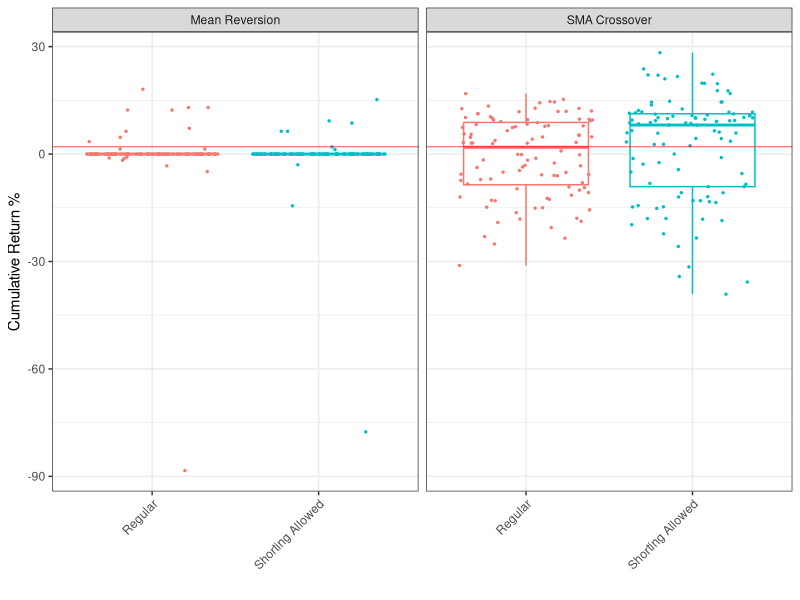
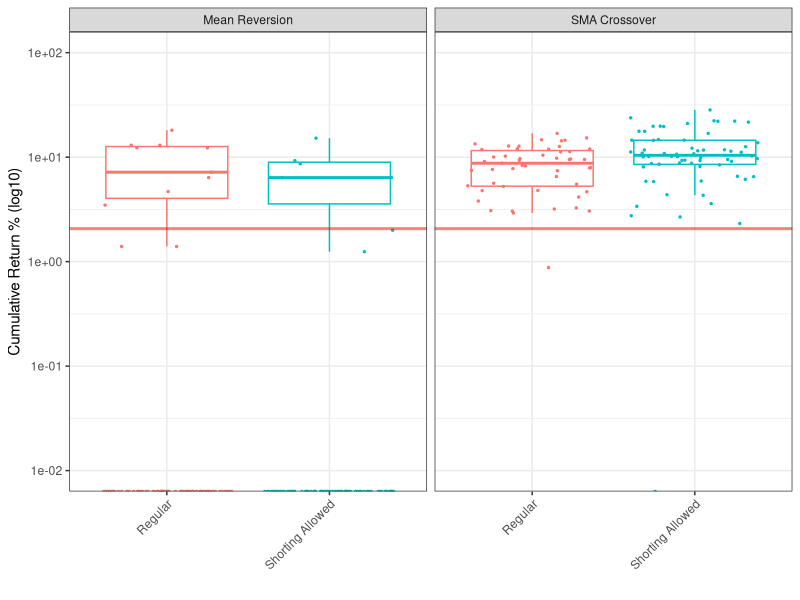
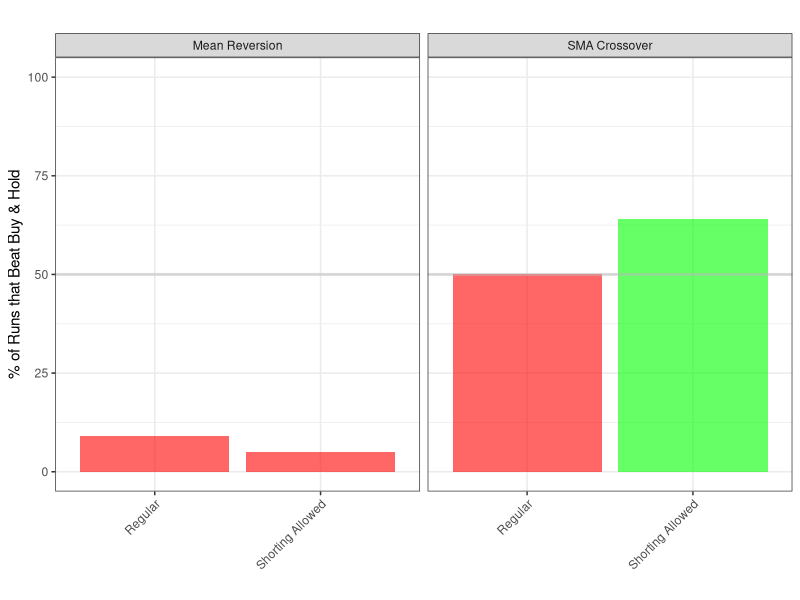
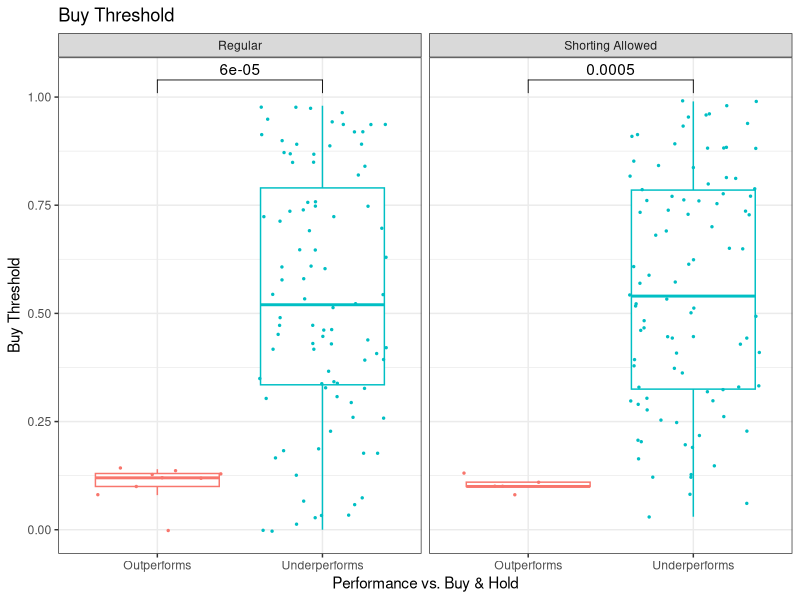

Recreate these plots in R, in order. (Note: this script raises an error after producing the figures.)
## ---- chunk 1
library(tidyverse)
library(magrittr)
## ---- chunk 2
df1 <- read_csv("run_output/mean_reversion_no_shorting_2023-08-22.csv")
df1$strategy <- "Mean Reversion"
df1$shorting <- FALSE

df2 <- read_csv("run_output/mean_reversion_shorting_2023-08-22.csv")
df2$strategy <- "Mean Reversion"
df2$shorting <- TRUE

df3 <- read_csv("run_output/simple_moving_average_crossover_no_shorting_2023-08-22.csv")
df3$strategy <- "SMA Crossover"
df3$shorting <- FALSE

df4 <- read_csv("run_output/simple_moving_average_crossover_shorting_2023-08-22.csv")
df4$strategy <- "SMA Crossover"
df4$shorting <- TRUE


#combine all datasets
all_data <- df1 %>% full_join(df2) %>% full_join(df3) %>% full_join(df4)
all_data
## ---- chunk 3
all_data %<>% mutate(shorting_label = case_when(
  shorting %in% c(FALSE) ~ "Regular",
  shorting %in% c(TRUE) ~ "Shorting"
)) %>% mutate(run_type = paste0(strategy, "_", shorting_label)) %>% select(-shorting_label)
## ---- chunk 4
all_data %<>% select(-`...1`)
## ---- chunk 5
all_data %>% filter(cumulative_return > cumulative_baseline_return)
## ---- chunk 6
all_data %>% filter(cumulative_return > cumulative_baseline_return) %>% filter(strategy_quarterly_stdev < baseline_quarterly_stdev) %>% filter(quarters_beating_baseline_results > 0.5) %>% arrange(desc(cumulative_return)) 
## ---- chunk 7
p1 <- all_data %>% mutate(shorting = case_when(
    shorting == FALSE ~ "Regular",
    shorting == TRUE ~ "Shorting Allowed"
  )) %>% ggplot(aes(x = shorting, y = cumulative_return*100, color=shorting)) + geom_boxplot(outlier.shape = NA) + geom_jitter(size=0.5) + theme_bw() + xlab("") + ylab("Cumulative Return %") + theme(legend.position = "none") +
  geom_hline(yintercept = 2.07, color = "red", size = 0.5, alpha = 0.5) + facet_grid(~ strategy) +
  theme(axis.text.x = element_text(angle = 45, hjust = 1), legend.position = "none") 
p1 
## ---- chunk 8
p2 <- all_data %>% mutate(shorting = case_when(
    shorting == FALSE ~ "Regular",
    shorting == TRUE ~ "Shorting Allowed"
  )) %>% ggplot(aes(x = shorting, y = cumulative_return*100, color=shorting)) + geom_boxplot(outlier.shape = NA) + geom_jitter(size=0.5) + theme_bw() + xlab("") + ylab("Cumulative Return % (log10)") + theme(legend.position = "none") + scale_y_log10() + coord_cartesian(ylim = c(0.01, 100)) +
  geom_hline(yintercept = 2.07, color = "red", size = 1, alpha = 0.5) + facet_grid(~ strategy) +
  theme(axis.text.x = element_text(angle = 45, hjust = 1), legend.position = "none")
p2
## ---- chunk 9
count_greater_than_threshold <- all_data %>%
  group_by(strategy, shorting) %>%
  summarise(count = sum(cumulative_return > 0.02075725)) %>% mutate(shorting = case_when(
    shorting == FALSE ~ "Regular",
    shorting == TRUE ~ "Shorting Allowed"
  )) 


p3 <- ggplot(count_greater_than_threshold, aes(x = shorting, y = count)) +
  geom_bar(stat = "identity", alpha = 0.6, aes(fill = ifelse(count > 50, "green", "red"))) +
  labs(x = "", y = "% of Runs that Beat Buy & Hold", title = "") +
  coord_cartesian(ylim = c(0, 100)) +
  theme_bw() +
  geom_hline(yintercept = 50, color = "grey", size = 1, alpha = 0.5) +
  theme(axis.text.x = element_text(angle = 45, hjust = 1), legend.position = "none") +
  scale_fill_manual(values = c("red" = "red", "green" = "green")) + facet_grid(~ strategy)

p3
## ---- chunk 10
all_data$greater_than_threshold <- ifelse(all_data$cumulative_return > 0.02075725, 1, 0)
## ---- chunk 11
plot_function <- function(all_data, y_col, y_label, scale_log = FALSE) {
  library(ggpubr)
  
  data_processed <- all_data %>%
    filter(strategy == "Mean Reversion") %>%
    mutate(
      run_label = case_when(
        greater_than_threshold == 0 ~ "Underperforms",
        greater_than_threshold == 1 ~ "Outperforms"
      ),
      shorting = case_when(
        shorting == TRUE ~ "Shorting Allowed",
        shorting == FALSE ~ "Regular"
      )
    )
  
  plot <- data_processed %>%
    ggplot(aes(x = run_label, y = !!sym(y_col), color = run_label)) +
    geom_boxplot(outlier.shape = NA) +
    geom_jitter(size = 0.5) +
    theme_bw() +
    xlab("Performance vs. Buy & Hold") +
    ylab(y_label) +
    theme(legend.position = "none") +
    ggtitle(y_label) +
    stat_compare_means(comparisons = list(c("Underperforms", "Outperforms"))) +
    facet_grid(~ shorting)
  
  if (scale_log) {
    plot <- plot + scale_y_log10()
  }
  
  return(plot)
}

# Now you can use this function for any column in your dataset

p4 <- plot_function(all_data, "buy_threshold", "Buy Threshold")
p5 <- plot_function(all_data, "take_profit_threshold", "Take Profit Threshold")
p6 <- plot_function(all_data, "stop_loss_threshold", "Stop Loss Threshold")
p7 <- plot_function(all_data, "ma", "Moving Average Length (hours)")

p4
p5
p6
p7
## ---- chunk 12
plot_function <- function(all_data, y_col, y_label, scale_log = FALSE) {
  library(ggpubr)
  
  data_processed <- all_data %>%
    filter(strategy == "SMA Crossover") %>%
    mutate(
      run_label = case_when(
        greater_than_threshold == 0 ~ "Underperforms",
        greater_than_threshold == 1 ~ "Outperforms"
      ),
      shorting = case_when(
        shorting == TRUE ~ "Shorting Allowed",
        shorting == FALSE ~ "Regular"
      )
    )
  
  plot <- data_processed %>%
    ggplot(aes(x = run_label, y = !!sym(y_col), color = run_label)) +
    geom_boxplot(outlier.shape = NA) +
    geom_jitter(size = 0.5) +
    theme_bw() +
    xlab("Performance vs. Buy & Hold") +
    ylab(y_label) +
    theme(legend.position = "none") +
    ggtitle(y_label) +
    stat_compare_means(comparisons = list(c("Underperforms", "Outperforms"))) +
    facet_grid(~ shorting)
  
  if (scale_log) {
    plot <- plot + scale_y_log10()
  }
  
  return(plot)
}

# Now you can use this function for any column in your dataset

p8 <- plot_function(all_data, "ma1_length", "Short Moving Average Length (MA1)")
p9 <- plot_function(all_data, "ma2_length", "Long Moving Average Length (MA2)")

p8
p9
